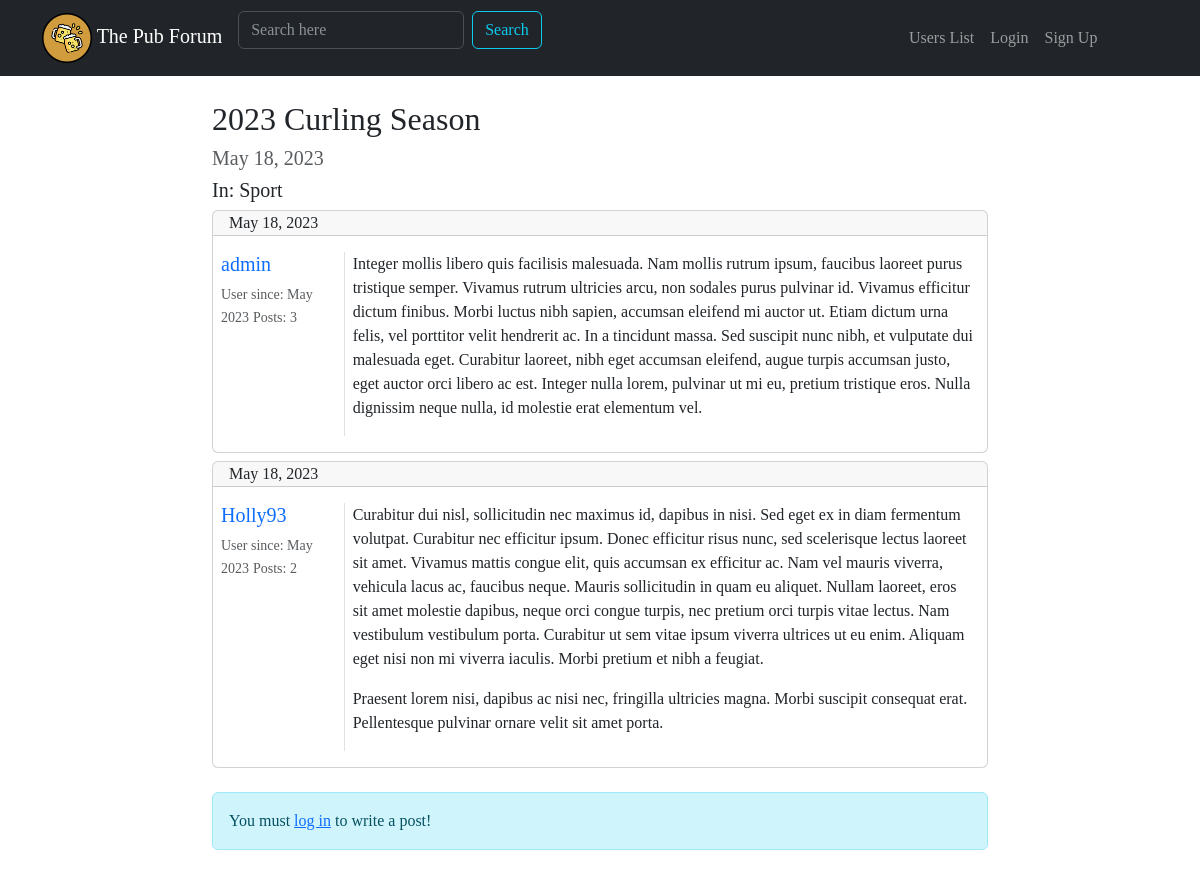
Screenshot of /forum/discussion/3/ with the database file from the repository.
### forum/models.py (models this page shows, shortened)
class Discussion(models.Model):
    discussion_title = models.CharField(max_length=150)
    discussion_creation_data = models.DateField(auto_now_add=True)
    discussion_author = models.ForeignKey(User, on_delete=models.CASCADE, related_name='discussions')
    discussion_section = models.ForeignKey(Section, on_delete=models.CASCADE)
    class Meta:
        verbose_name = 'Discussion'
        verbose_name_plural = 'Discussions'

class Section(models.Model):
    section_name = models.CharField(max_length=100)
    section_description = models.CharField(max_length=200, blank=True, null=True)
    section_logo = models.ImageField(blank=True, null=True)
    def __str__(self):
        return self.section_name
    class Meta:
        verbose_name = 'Section'
        verbose_name_plural = 'Sections'

class Post(models.Model):
    post_author = models.ForeignKey(User, on_delete=models.CASCADE, related_name='posts')
    post_content = models.TextField()
    post_creation_data = models.DateField(auto_now_add=True)
    post_discussion = models.ForeignKey(Discussion, on_delete=models.CASCADE)
    class Meta:
        verbose_name = 'Post'
        verbose_name_plural = 'Posts'

### forum/views.py (the view)
# urls.py: path("discussion/<int:pk>/", show_discussion, name='show_discussion'),
def show_discussion(request, pk):
    discussion = get_object_or_404(Discussion, pk=pk)
    discussion_posts = Post.objects.filter(post_discussion=discussion)
    answer_form = PostModelForm()
    context = {'discussion': discussion,
               'discussion_posts': discussion_posts,
               'answer_form': answer_form
               }
    return render(request, "show_discussion.html", context)

### forum/forms.py
class PostModelForm(forms.ModelForm):
    class Meta:
        model = Post
        fields = ['post_content']
        widgets = {
            'post_content': forms.Textarea(attrs={'rows': '5'})
        }
        labels = {
            'post_content': 'Add a Post'
        }

### forum/templates/show_discussion.html (shortened to what this page needs)
{% extends 'base.html' %}
{% load crispy_forms_tags %}
{% block content %}
<div class="row justify-content-center mx-auto">
      <div class="col-8">
          <h2>{{ discussion.discussion_title }}</h2>
          <h5 class="text-muted">{{ discussion.discussion_creation_data }}</h5>
          <h5>In: {{ discussion.discussion_section }}</h5>
          {% for post in discussion_posts %}
          <div class="card my-2">
              <div class="card-header py-0">
                  <footer>{{ post.post_creation_data }}</footer>
              </div>
              <div class="card-body">
                  <div class="row">
                      <div class="col-xl-2 col-3 border-end px-1">
                          <h5 class="card-text"><a class="text-decoration-none" href="{% url 'user_profile' username=post.post_author.username %}">{{ post.post_author }}</a></h5>
                          <small class="card-text text-muted">User since: {{ post.post_author.date_joined|date:"M Y" }}</small>
                          <small class="card-text text-muted">Posts: {{ post.post_author.posts.count }}</small>
                      </div>
                      <div class="col-xl-10 col-9 px-2">
                          <p class="card-text my-0">{{ post.post_content|linebreaks }}</p>
                      </div>
                  </div>
              </div>
          </div>
          {% endfor %}
          {% if request.user.is_authenticated %}
              {% include 'answer_form.html' %}
          {% else %}
              <div class="alert alert-info my-4" role="alert">
                    You must <a href="{% url 'login' %}?next={{ request.get_full_path }}">log in</a> to write a post!
              </div>
          {% endif %}
      </div>
</div>
{% endblock content %}

### static_storage/css/pubforum.css (style rules this page uses)
body { font-family: 'Source Serif Pro', serif; }

### rows the page displays
Discussion: discussion_title "2023 Curling Season", discussion_creation_data "May 18, 2023", discussion_section "Sport"
Post: post_creation_data "May 18, 2023", post_author "admin", post_author.date_joined "May 2023", post_author.posts.count "3", post_content "Integer mollis libero quis facilisis malesuada. Nam mollis rutrum ipsum, faucibus laoreet purus tristique semper. Vivamus rutrum ultricies arcu, non sodales purus pulvinar id. Vivamus efficitur dictum finibus. Morbi luctus nibh sapien, accumsan eleifend mi auctor ut. Etiam dictum urna felis, vel porttitor velit hendrerit ac. In a tincidunt massa. Sed suscipit nunc nibh, et vulputate dui malesuada eget. Curabitur laoreet, nibh eget accumsan eleifend, augue turpis accumsan justo, eget auctor orci libero ac est. Integer nulla lorem, pulvinar ut mi eu, pretium tristique eros. Nulla dignissim neque nulla, id molestie erat elementum vel."
Post: post_creation_data "May 18, 2023", post_author "Holly93", post_author.date_joined "May 2023", post_author.posts.count "2", post_content "Curabitur dui nisl, sollicitudin nec maximus id, dapibus in nisi. Sed eget ex in diam fermentum volutpat. Curabitur nec efficitur ipsum. Donec efficitur risus nunc, sed scelerisque lectus laoreet sit amet. Vivamus mattis congue elit, quis accumsan ex efficitur ac. Nam vel mauris viverra, vehicula lacus ac, faucibus neque. Mauris sollicitudin in quam eu aliquet. Nullam laoreet, eros sit amet molestie dapibus, neque orci congue turpis, nec pretium orci turpis vitae lectus. Nam vestibulum vestibulum porta. Curabitur ut sem vitae ipsum viverra ultrices ut eu enim. Aliquam eget nisi non mi viverra iaculis. Morbi pretium et nibh a feugiat. Praesent lorem nisi, dapibus ac nisi nec, fringilla…"
